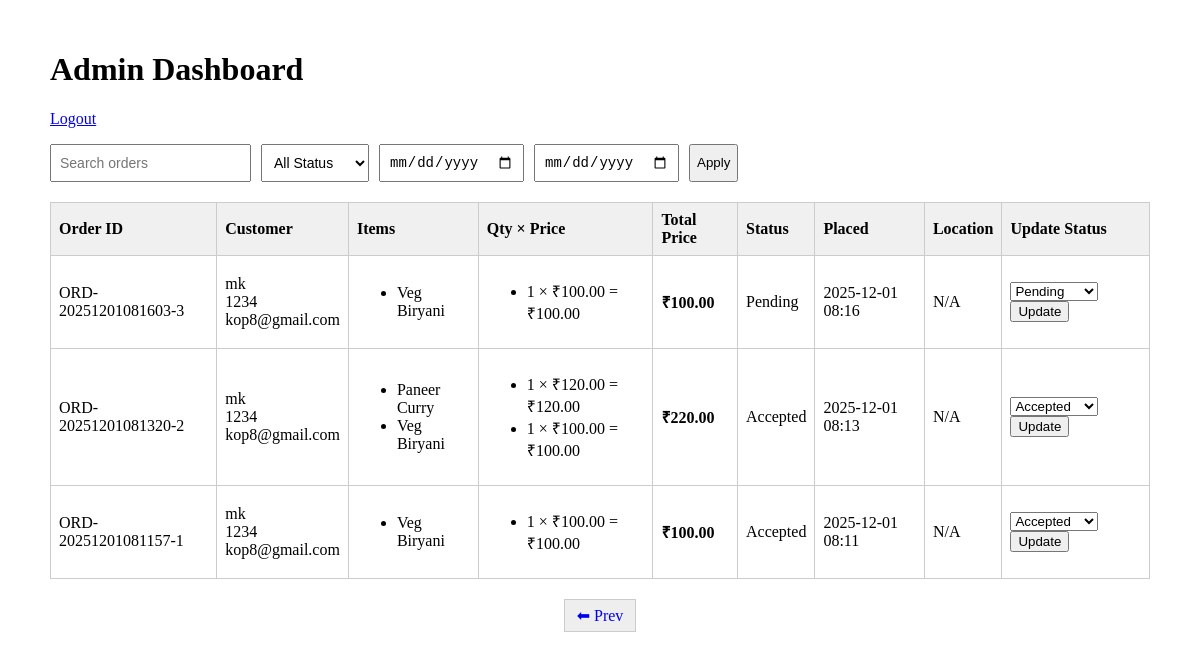
The page /admin/dashboard?page=3&query=&status=&start_date=&end_date= (signed in) on the database its author committed.
### app.py (models this page shows)
class Order(db.Model):
    __tablename__ = "order"
    id = db.Column(db.Integer, primary_key=True)
    order_id = db.Column(db.String(64), unique=True, index=True)
    customer_name = db.Column(db.String(200))
    email = db.Column(db.String(200))
    phone = db.Column(db.String(40))
    address = db.Column(db.String(400))
    status = db.Column(db.String(50), default="Pending")
    latitude = db.Column(db.Float, nullable=True)
    longitude = db.Column(db.Float, nullable=True)
    map_link = db.Column(db.String(500), nullable=True)
    created_at = db.Column(db.DateTime, default=datetime.utcnow)
    items = db.relationship("OrderItem", backref="order", lazy=True)
    def total_price(self):
        return sum(float(i.price) * int(i.quantity) for i in self.items)

class OrderItem(db.Model):
    __tablename__ = "order_item"
    id = db.Column(db.Integer, primary_key=True)
    order_id = db.Column(db.Integer, db.ForeignKey("order.id"))
    item_name = db.Column(db.String(200))
    quantity = db.Column(db.Integer, default=1)
    price = db.Column(db.Float, default=0.0)

### app.py (the view, shortened to what this page needs)
@app.route("/admin/dashboard", methods=["GET"])
def admin_dashboard():
    if not session.get("admin_logged_in"):
        return redirect(url_for("admin_login"))
    query = request.args.get("query", "").strip()
    status_filter = request.args.get("status", "")
    start_date = request.args.get("start_date", "")
    end_date = request.args.get("end_date", "")
    page = int(request.args.get("page", 1))
    per_page = 10  # items per page
    orders_query = Order.query
    if status_filter:
        orders_query = orders_query.filter_by(status=status_filter)
    if start_date:
        start_dt = datetime.strptime(start_date, "%Y-%m-%d")
        orders_query = orders_query.filter(Order.created_at >= start_dt)
    if end_date:
        end_dt = datetime.strptime(end_date + " 23:59:59", "%Y-%m-%d %H:%M:%S")
        orders_query = orders_query.filter(Order.created_at <= end_dt)
    orders = orders_query.order_by(Order.created_at.desc()).paginate(page=page, per_page=per_page)
    return render_template(
        "admin_dashboard.html",
        orders=orders.items,
        pagination=orders,
        query=query,
        status_filter=status_filter,
        start_date=start_date,
        end_date=end_date,
    )

### templates/admin_dashboard.html (shortened to what this page needs)
<!doctype html>
<html>
<head>
</head>
<body>
<div class="container">
  <h1>Admin Dashboard</h1>
  <p><a href="{{ url_for('admin_logout') }}">Logout</a></p>
  <form method="GET" action="" class="filters">
    <input type="text" name="query" placeholder="Search orders"
           value="{{ query }}">
    <select name="status">
      <option value="">All Status</option>
    </select>
    <input type="date" name="start_date" value="{{ start_date }}">
    <input type="date" name="end_date" value="{{ end_date }}">
    <button type="submit">Apply</button>
  </form>
  {% if orders %}
    <table>
      <thead>
        <tr>
          <th>Order ID</th>
          <th>Customer</th>
          <th>Items</th>
          <th>Qty × Price</th>
          <th>Total Price</th>
          <th>Status</th>
          <th>Placed</th>
          <th>Location</th>
          <th>Update Status</th>
        </tr>
      </thead>
      <tbody>
        {% for o in orders %}
        <tr>
          <td>{{ o.order_id }}</td>
          <td>
            {{ o.customer_name }}<br>
            {{ o.phone }}<br>
            {{ o.email }}
          </td>
          <td>
            <ul>
              {% for item in o.items %}
                <li>{{ item.item_name }}</li>
              {% endfor %}
            </ul>
          </td>
          <td>
            <ul>
              {% for item in o.items %}
                {% set q = item.quantity|int %}
                {% set p = item.price|float %}
                {% set subtotal = q * p %}
                <li>{{ q }} × ₹{{ "%.2f"|format(p) }} = ₹{{ "%.2f"|format(subtotal) }}</li>
              {% endfor %}
            </ul>
          </td>
          <td><strong>₹{{ "%.2f"|format(o.total_price()) }}</strong></td>
          <td>{{ o.status }}</td>
          <td>{{ o.created_at.strftime('%Y-%m-%d %H:%M') }}</td>
          <td>
            {% if o.latitude and o.longitude %}
              <a href="https://www.google.com/maps?q={{ o.latitude }},{{ o.longitude }}" target="_blank">Map</a>
            {% else %}
              N/A
            {% endif %}
          </td>
          <td>
            <form method="POST" action="{{ url_for('update_status', order_db_id=o.id) }}">
              <select name="status">
                {% for s in ['Pending','Accepted','Processing','ontheway','Completed','Cancelled'] %}
                  <option value="{{ s }}" {% if o.status == s %}selected{% endif %}>{{ s }}</option>
                {% endfor %}
              </select>
              <button type="submit">Update</button>
            </form>
          </td>
        </tr>
        {% endfor %}
      </tbody>
    </table>
    <div class="pagination">
      {% if pagination.has_prev %}
        <a href="?page={{ pagination.prev_num }}&query={{ query }}&status={{ status_filter }}&start_date={{ start_date }}&end_date={{ end_date }}">⬅ Prev</a>
      {% endif %}
    </div>
  {% else %}
    <p>No orders found.</p>
  {% endif %}
</div>
</body>
</html>

### templates/admin_dashboard.html (style rules this page uses)
.container { max-width: 1100px; margin: 20px auto; padding: 10px; }
table { width: 100%; border-collapse: collapse; margin-top: 20px; }
th, td { border: 1px solid #ccc; padding: 8px; text-align: left; }
th { background: #f0f0f0; }
.filters { display: flex; gap: 10px; margin-top: 10px; flex-wrap: wrap; }
.filters input, .filters select { padding: 8px; font-size: 14px; }
.pagination { margin-top: 20px; display: flex; justify-content: center; gap: 10px; }
.pagination a { padding: 6px 12px; background: #eee; border: 1px solid #ccc; text-decoration: none; }

### rows shown on the page
Order: order_id "ORD-20251201081603-3", customer_name "mk", phone "1234", email "kop8@gmail.com", status "Pending", created_at "2025-12-01 08:16", shows "N/A"
OrderItem: item_name "Veg Biryani", quantity "1", price "100.00", total_price "100.00"
Order: order_id "ORD-20251201081320-2", customer_name "mk", phone "1234", email "kop8@gmail.com", status "Accepted", created_at "2025-12-01 08:13", shows "N/A"
OrderItem: item_name "Paneer Curry", quantity "1", price "120.00", total_price "220.00"
OrderItem: item_name "Veg Biryani", quantity "1", price "100.00"
Order: order_id "ORD-20251201081157-1", customer_name "mk", phone "1234", email "kop8@gmail.com", status "Accepted", created_at "2025-12-01 08:11", shows "N/A"
OrderItem: item_name "Veg Biryani", q "1", price "100.00", total_price "100.00"
